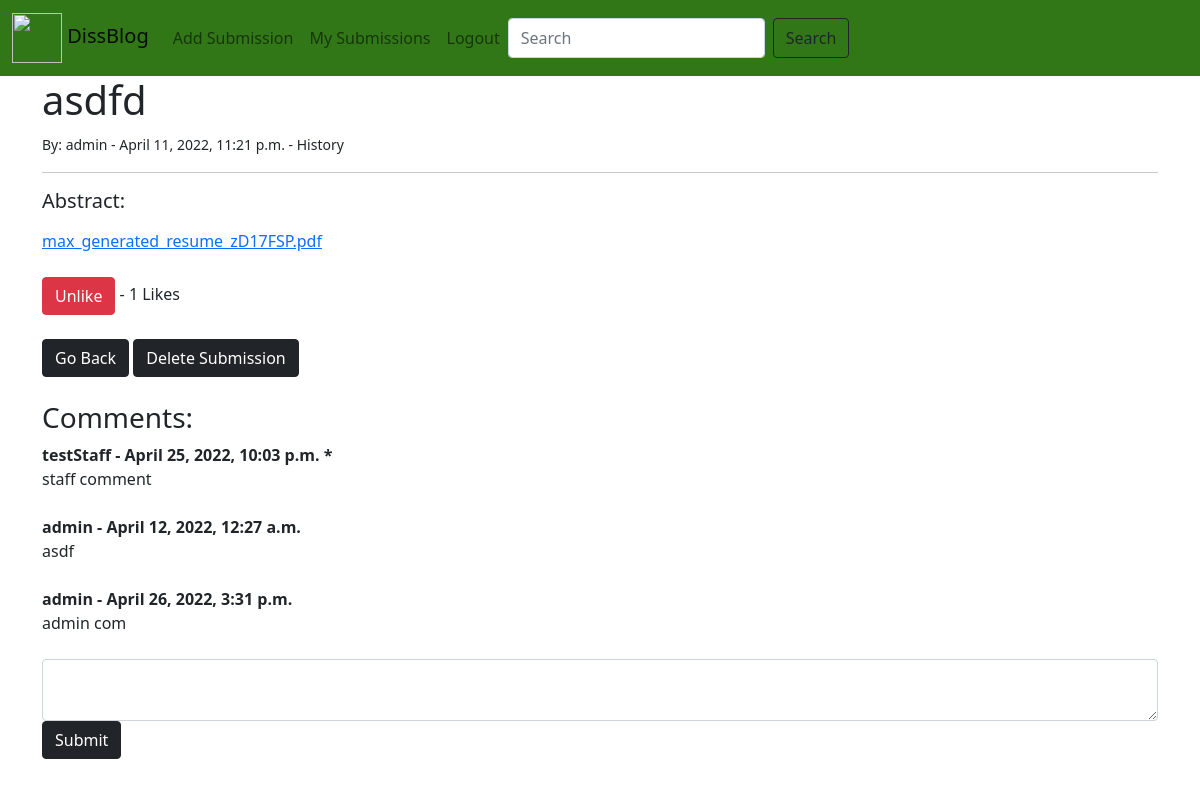
The app's page /submission/36 (signed in) with its own data.
### blogtest/models.py (models this page shows, shortened)
class Submission(models.Model):
    title = models.CharField(max_length=255)
    tag = models.ForeignKey(Course, on_delete=models.CASCADE, blank=True)
    file = models.FileField(upload_to='', blank=True)
    content = models.TextField(blank=True)
    author = models.ForeignKey(User, on_delete=models.CASCADE)
    pub_date = models.DateTimeField(auto_now_add=True)
    likes = models.ManyToManyField(User, related_name='blog_submission')
    def likes_total(self):
        return self.likes.count()

class User(AbstractUser):
    ADMIN = 1
    STUDENT = 2
    STAFF = 3
    TYPE = (
        (ADMIN, _('Administrator')),
        (STUDENT, _('Student')),
        (STAFF, _('Staff')),
    )
    type = models.PositiveSmallIntegerField(choices=TYPE, default=STUDENT)
    date_of_birth = models.DateField(_('date_of_birth'), default=timezone.now)

class Course(models.Model):
    name = models.CharField(null=False, max_length=100, default='History')
    def __str__(self):
        return self.name

class Comment(models.Model):
    post = models.ForeignKey(Submission, related_name="comments", on_delete=models.CASCADE)
    comment_by = models.ForeignKey(User, on_delete=models.CASCADE)
    content = models.TextField(blank=False, null=False)
    pub_date = models.DateTimeField(auto_now_add=True)
    status = models.BooleanField(default=True)
    class Meta:
        ordering = ("pub_date",)

### blogtest/views.py (the view, shortened to what this page needs)
# urls.py: path('submission/<int:pk>', views.DetailView.as_view(), name='submission-detail'),
class DetailView(generic.DetailView):
    model = Submission
    form_class = NewCommentForm
    template_name = 'blog/submission_detail.html'
    def get_context_data(self, *args, **kwargs):
        post = Submission.objects.filter(id=self.kwargs['pk'])[0]
        comments = Comment.objects.filter(post_id=self.kwargs['pk']).order_by("-comment_by__type", "pub_date")
        liked = False
        if post.likes.filter(id=self.request.user.id).exists():
            liked = True
        likes_total = post.likes_total()
        context = super(DetailView, self).get_context_data()
        context["likes_total"] = likes_total
        context["liked"] = liked
        context["comments"] = comments
        if self.request.GET.get('previous_page'):
            context["previous_page"] = self.request.GET.get('previous_page')
        else:
            context["previous_page"] = self.request.META.get('HTTP_REFERER')
        if not context["previous_page"]:
            context["previous_page"] = reverse_lazy('home')
        return context

### blogtest/templates/blog/submission_detail.html (shortened to what this page needs)
{% extends 'base.html' %}
{% block content %}
    <h1>{{ submission.title }}</h1>
    <small>By: {{ submission.author }} - {{ submission.pub_date }} - {{ submission.tag }}</small>
    <hr>
    <div>
        <h5>Abstract:</h5>
    </div>
    <a href="/media/{{ submission.file }}">{{ submission.file }}</a>
    <br/><br/>
    {% if user.is_authenticated %}
        <form action="{% url 'like_post' submission.pk%}?previous_page={{ previous_page }}" method="post">
            {% if liked %}
                <button type="submit" name="submission_id" value="{{ submission.id }}" class="btn btn-danger">Unlike</button>
            {% else %}
                <button type="submit" name="submission_id" value="{{ submission.id }}" class="btn btn-light">Like</button>
            {% endif %}
             - {{ likes_total }} Likes
        </form>
    {% endif %}
    <br/>
    <a href="{{ previous_page }}" class="btn btn-dark">Go Back</a>
    {% if user.id == submission.author.id %}
        <a href="{% url 'delete_submission' submission.pk %}" class="btn btn-dark">Delete Submission</a>
    {% endif %}
    {% if user.is_authenticated %}
        <br/><br/>
        <h3>Comments:</h3>
        {% if not submission.comments.all %}
            No Comments Yet.
        {% else %}
            {% for comment in comments %}
                <strong>
                    {{ comment.comment_by }} - {{ comment.pub_date }}
                    {% if comment.comment_by.type == 3 %}
                        *
                    {% endif %}
                </strong><br/>
                <div>{{ comment.content }}</div><br>
            {% endfor %}
        {% endif %}
        <form method="post">
            <textarea class="form-control {% if form.content.errors %}is-invalid{% endif %}" id="id_content"
                name="content" >{{ form.content.value|default:'' }}</textarea>
            <button type="submit" class="btn btn-dark">Submit</button>
        </form>
    {% endif %}
{% endblock %}

### records on screen
Submission: title "asdfd", author "admin", pub_date "April 11, 2022, 11:21 p.m.", tag "History", file "max_generated_resume_zD17FSP.pdf"
Comment: comment_by "testStaff", pub_date "April 25, 2022, 10:03 p.m.", content "staff comment"
Comment: comment_by "admin", pub_date "April 12, 2022, 12:27 a.m.", content "asdf"
Comment: comment_by "admin", pub_date "April 26, 2022, 3:31 p.m.", content "admin com"

### other values on screen
{{ likes_total }} "1"
